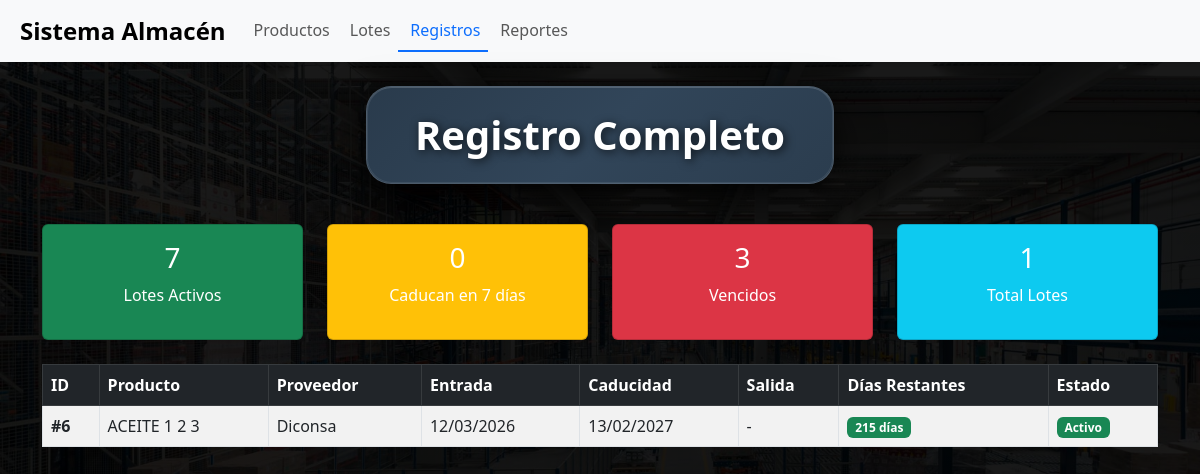
/registro.php?id_producto=3, run on the app's committed database.
### tables this page shows
CREATE TABLE `lotes` (
  `id_lote` int NOT NULL,
  `producto_id` int DEFAULT NULL,
  `proveedor_id` int DEFAULT NULL,
  `fecha_entrada` date DEFAULT NULL,
  `fecha_caducidad` date DEFAULT NULL,
  `fecha_salida` date DEFAULT NULL,
  `estado` tinyint(1) NOT NULL DEFAULT '1'
);

CREATE TABLE `productos` (
  `id_producto` int NOT NULL,
  `nombre_comercial` varchar(100) NOT NULL,
  `nombre_comun` varchar(100) DEFAULT NULL,
  `unidad_id` int DEFAULT NULL,
  `categoria_producto` varchar(100) DEFAULT NULL,
  `estado` tinyint(1) NOT NULL DEFAULT '1'
);

CREATE TABLE `proveedor` (
  `id_proveedor` int NOT NULL,
  `nombre` varchar(50) NOT NULL,
  `estado` tinyint(1) NOT NULL DEFAULT '1'
);

### registro.php (the view, shortened to what this page needs)
<?php
include("common/conexion.php");
$id_producto= $_GET["id_producto"] ?? '';
$producto_sql= $id_producto === '' ? "": " AND l.producto_id = '$id_producto'";
$sql = "
SELECT l.id_lote, l.fecha_entrada, l.fecha_caducidad, l.fecha_salida, l.estado,
       p.nombre_comercial, pr.nombre AS nombre_proveedor, u.nombre_unidad,
       DATEDIFF(l.fecha_caducidad, CURDATE()) as dias_para_caducar
FROM lotes l
LEFT JOIN productos p ON l.producto_id = p.id_producto
LEFT JOIN proveedor pr ON l.proveedor_id = pr.id_proveedor
LEFT JOIN unidad_medida u ON p.unidad_id = u.id_unidad
WHERE l.estado = 1 $producto_sql
ORDER BY l.fecha_caducidad ASC
";
$result = $conn->query($sql);
$caducando = $conn->query("SELECT COUNT(*) as total FROM lotes WHERE DATEDIFF(fecha_caducidad, CURDATE()) BETWEEN 0 AND 7 AND estado = 1")->fetch_assoc()['total'];
$vencidos = $conn->query("SELECT COUNT(*) as total FROM lotes WHERE fecha_caducidad < CURDATE() AND estado = 1")->fetch_assoc()['total'];
$activos = $conn->query("SELECT COUNT(*) as total FROM lotes WHERE estado = 1")->fetch_assoc()['total'];
?>
<!DOCTYPE html>
<html lang="es">
<head>
    <link rel="stylesheet" href="css/bootstrap.min.css">
    <link rel="stylesheet" href="css/registro.css">
</head>
<body>
    <?php include("navbar.php"); ?>
    <div class="container py-4">
        <div class="titulo-contenedor">
            <h2>Registro Completo</h2>
        </div>
        <div class="row mb-4">
            <div class="col-md-3">
                <div class="card text-white bg-success">
                    <div class="card-body text-center">
                        <h3><?= $activos ?></h3>
                        <p>Lotes Activos</p>
                    </div>
                </div>
            </div>
            <div class="col-md-3">
                <div class="card text-white bg-warning">
                    <div class="card-body text-center">
                        <h3><?= $caducando ?></h3>
                        <p>Caducan en 7 días</p>
                    </div>
                </div>
            </div>
            <div class="col-md-3">
                <div class="card text-white bg-danger">
                    <div class="card-body text-center">
                        <h3><?= $vencidos ?></h3>
                        <p>Vencidos</p>
                    </div>
                </div>
            </div>
            <div class="col-md-3">
                <div class="card text-white bg-info">
                    <div class="card-body text-center">
                        <h3><?= $result->num_rows ?></h3>
                        <p>Total Lotes</p>
                    </div>
                </div>
            </div>
        </div>
        <table class="table table-bordered table-striped">
            <thead class="table-dark">
                <tr>
                    <th>ID</th>
                    <th>Producto</th>
                    <th>Proveedor</th>
                    <th>Entrada</th>
                    <th>Caducidad</th>
                    <th>Salida</th>
                    <th>Días Restantes</th>
                    <th>Estado</th>
                </tr>
            </thead>
            <tbody>
                <?php if ($result->num_rows > 0): ?>
                    <?php while ($row = $result->fetch_assoc()): ?>
                    <?php
                    $dias = $row['dias_para_caducar'];
                    $clase_fila = '';
                    ?>
                    <tr class="<?= $clase_fila ?>">
                        <td><strong>#<?= $row['id_lote'] ?></strong></td>
                        <td><?= htmlspecialchars($row['nombre_comercial']) ?></td>
                        <td><?= htmlspecialchars($row['nombre_proveedor']) ?></td>
                        <td><?= date('d/m/Y', strtotime($row['fecha_entrada'])) ?></td>
                        <td>
                            <?= date('d/m/Y', strtotime($row['fecha_caducidad'])) ?>
                        </td>
                        <td><?= $row['fecha_salida'] ? date('d/m/Y', strtotime($row['fecha_salida'])) : '-' ?></td>
                        <td>
                            <span class="badge <?= $dias <= 0 ? 'bg-danger' : ($dias <= 7 ? 'bg-warning' : 'bg-success') ?>">
                                <?= $dias > 0 ? $dias . ' días' : 'VENCIDO' ?>
                            </span>
                        </td>
                        <td>
                            <?php if ($row['estado'] == 1): ?>
                                <span class="badge bg-success">Activo</span>
                            <?php else: ?>
                                <span class="badge bg-secondary">Inactivo</span>
                            <?php endif; ?>
                        </td>
                    </tr>
                    <?php endwhile; ?>
                <?php else: ?>
                    <tr>
                        <td colspan="8" class="text-center text-white">No hay registros</td>
                    </tr>
                <?php endif; ?>
            </tbody>
        </table>
    </div>
</body>
</html>

### css/registro.css (style rules this page uses)
body { background-image: linear-gradient(rgba(0,0,0,0.9), rgba(0,0,0,0.9)), url('../imagenes/fondoPrin.jpg'); background-size: cover; background-repeat: no-repeat; background-position: center; background-attachment: fixed; }
.titulo-contenedor { background: linear-gradient(135deg, rgba(44, 62, 80, 0.95) 0%, rgba(52, 73, 94, 0.95) 50%, rgba(44, 62, 80, 0.98) 100%); backdrop-filter: blur(15px); border: 1px solid rgba(255, 255, 255, 0.15); border-radius: 25px; padding: 1.5rem 3rem; margin: 0 auto 2.5rem auto; text-align: center; box-shadow: 0 20px 45px rgba(0, 0, 0, 0.6), 0 5px 15px rgba(0, 0, 0, 0.4), inset 0 1px 0 rgba(255, 255, 255, 0.1); display: flex; justify-content: center; align-items: center; width: fit-content; max-width: 90%; position: relative; overflow: hidden; }
.titulo-contenedor::before { content: ''; position: absolute; top: 0; left: 0; right: 0; bottom: 0; border-radius: 25px; box-shadow: inset 0 0 0 1px rgba(255, 255, 255, 0.08); pointer-events: none; }
.titulo-contenedor h2 { color: white; font-weight: 700; text-shadow: 2px 2px 10px rgba(0,0,0,0.7); margin: 0; font-size: 2.5rem; text-align: center; }

### data on the page
lotes: id_lote "6", producto.nombre_comercial "ACEITE 1 2 3", proveedor.nombre "Diconsa", fecha_entrada "12/03/2026", fecha_caducidad "13/02/2027", dias "215", estado "Activo"

### other printed values
$activos "7"
$caducando "0"
$vencidos "3"
$result->num_rows "1"
